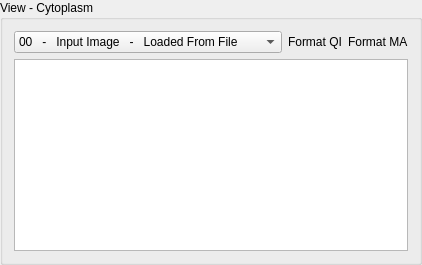
       <widget class="QGroupBox" name="groupBox_View_Cyto">
        <property name="sizePolicy">
         <sizepolicy hsizetype="Preferred" vsizetype="Preferred">
          <horstretch>1</horstretch>
          <verstretch>1</verstretch>
         </sizepolicy>
        </property>
        <property name="minimumSize">
         <size>
          <width>375</width>
          <height>0</height>
         </size>
        </property>
        <property name="title">
         <string>View - Cytoplasm</string>
        </property>
        <layout class="QGridLayout" name="gridLayout_9">
         <item row="0" column="0">
          <widget class="QComboBox" name="comboBox_View_Cyto">
           <item>
            <property name="text">
             <string>00   -   Input Image   -   Loaded From File</string>
            </property>
           </item>
           <item>
            <property name="text">
             <string>01   -   Input Image   -   Convert Depth to 8bit</string>
            </property>
           </item>
           <item>
            <property name="text">
             <string>02   -   Input Image   -   Contrast Improved</string>
            </property>
           </item>
           <item>
            <property name="text">
             <string>03   -   Input Image   -   Gauss Filter</string>
            </property>
           </item>
           <item>
            <property name="text">
             <string>04   -   Binarization   -   Local Adaptive Thres</string>
            </property>
           </item>
           <item>
            <property name="text">
             <string>05   -   Morphology   -   Closing Holes</string>
            </property>
           </item>
           <item>
            <property name="text">
             <string>06   -   Morphology   -   Dilation</string>
            </property>
           </item>
           <item>
            <property name="text">
             <string>07   -   Region   -   Cytoplasma</string>
            </property>
           </item>
           <item>
            <property name="text">
             <string>08   -   Region   -   Cytoplasma Edges</string>
            </property>
           </item>
          </widget>
         </item>
         <item row="0" column="1">
          <widget class="QLabel" name="label_View_Cyto_Format_QI">
           <property name="maximumSize">
            <size>
             <width>65</width>
             <height>16777215</height>
            </size>
           </property>
           <property name="text">
            <string>Format QI</string>
           </property>
          </widget>
         </item>
         <item row="0" column="2">
          <widget class="QLabel" name="label_View_Cyto_Format_MA">
           <property name="maximumSize">
            <size>
             <width>65</width>
             <height>16777215</height>
            </size>
           </property>
           <property name="text">
            <string>Format MA</string>
           </property>
          </widget>
         </item>
         <item row="1" column="0" colspan="3">
          <widget class="QGraphicsView" name="graphicsView_Cyto">
           <property name="mouseTracking">
            <bool>true</bool>
           </property>
          </widget>
         </item>
        </layout>
       </widget>
